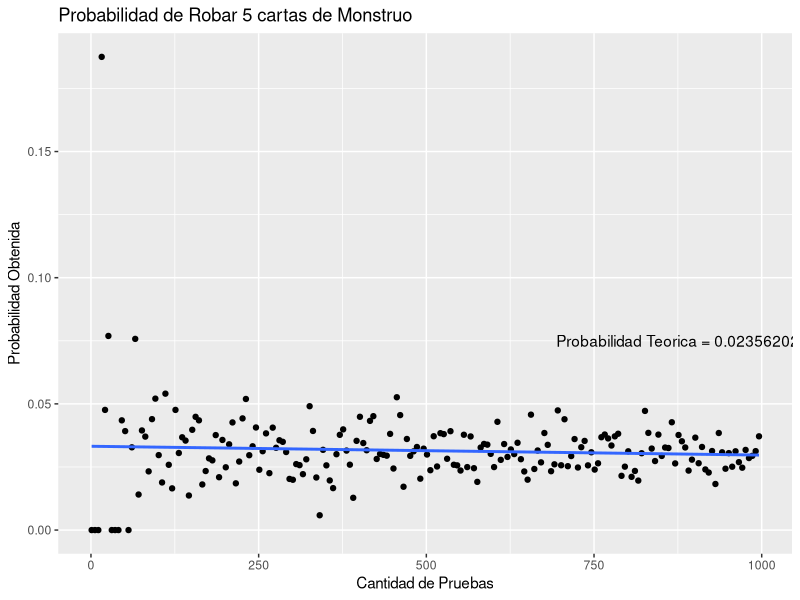

The R source for this figure:
#Pregunta 1.2.2

library(ggplot2)

probabilidadRobar5Monstruos <- function (repeticiones){
  mazo <- c("MO", "MO", "MO", "MO", "MO", "MO", "MO", "MO", "MO", "MO",
            "MO", "MO", "MO", "MO", "MO", "MO", "MO", "MO", "MO", "MO",
            "MA", "MA", "MA", "MA", "MA", "MA", "MA", "MA", "MA", "MA",
            "T", "T", "T", "T", "T", "T", "T", "T", "T", "T")
  probabilidades <- c()
  
  for(r in seq(1, repeticiones, 5)){
    cantidadManos5Monstruos <- 0.0
    mazoTemporal <- mazo
    
    for(i in 1:r){
      cantidadMonstruos <- 0.0
      for(j in 1:5){
        indice <- sample(1:length(mazo), 1)
        if("MO" %in% mazo[indice]){
          cantidadMonstruos <- cantidadMonstruos + 1
        }
        mazoTemporal <- mazoTemporal[-indice]
      }
      
      if(cantidadMonstruos == 5.0){
        cantidadManos5Monstruos <- cantidadManos5Monstruos + 1
      }
    }
    probabilidades <- c(probabilidades, cantidadManos5Monstruos/r)
  }
  return(probabilidades)
}

probs <- probabilidadRobar5Monstruos(1000)
indice <- seq(1, 1000, 5)

datos <- data.frame(indice,probs)




# Basic scatter plot
ggplot(datos, aes(x=indice, y=probs)) + 
  geom_point() +
  geom_smooth(method=lm, se=FALSE) +
  labs(title="Probabilidad de Robar 5 cartas de Monstruo",
       x="Cantidad de Pruebas", y = "Probabilidad Obtenida") +
  annotate("text", x = 875, y = 0.075, label = "Probabilidad Teorica = 0.02356202")


